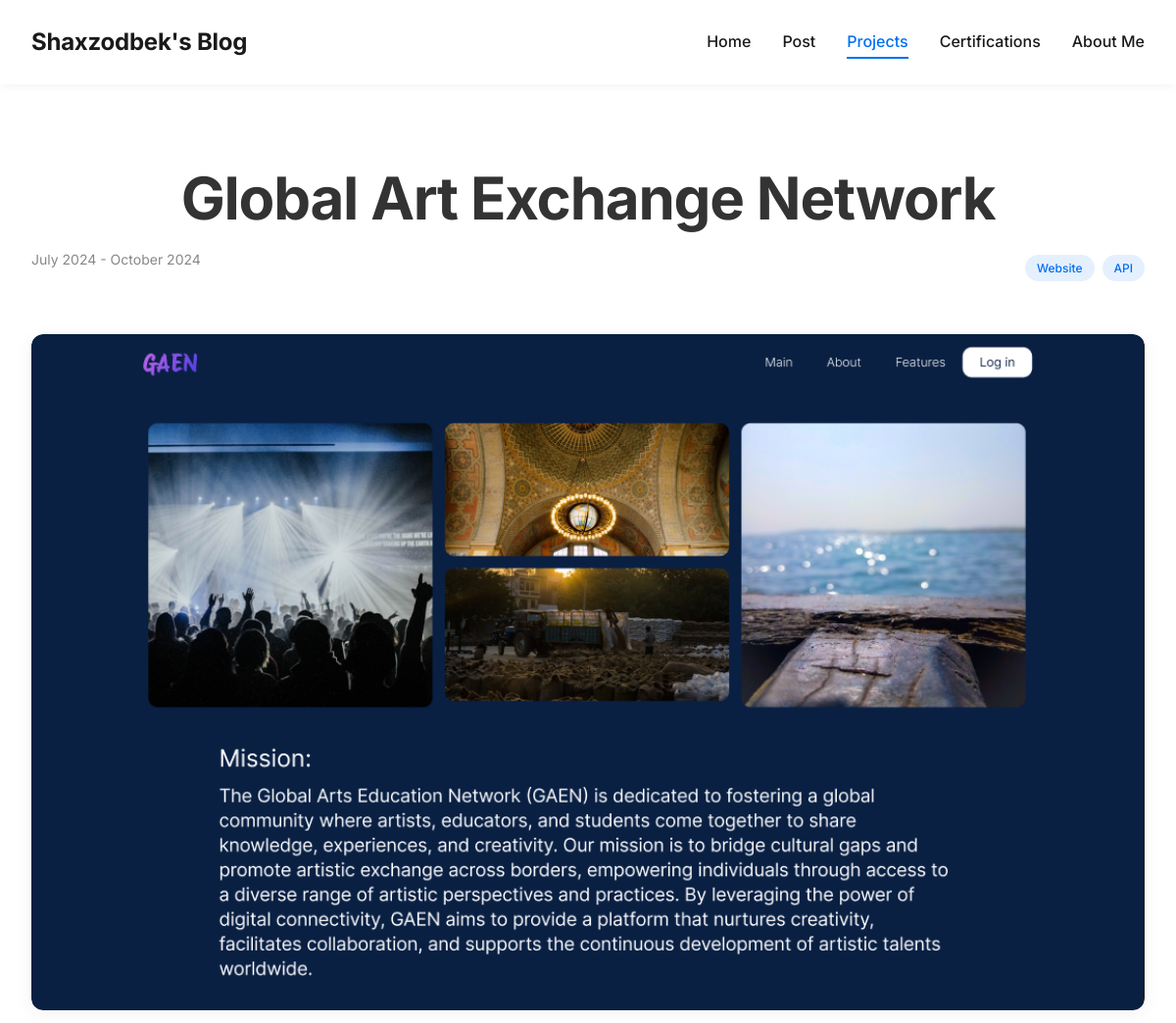
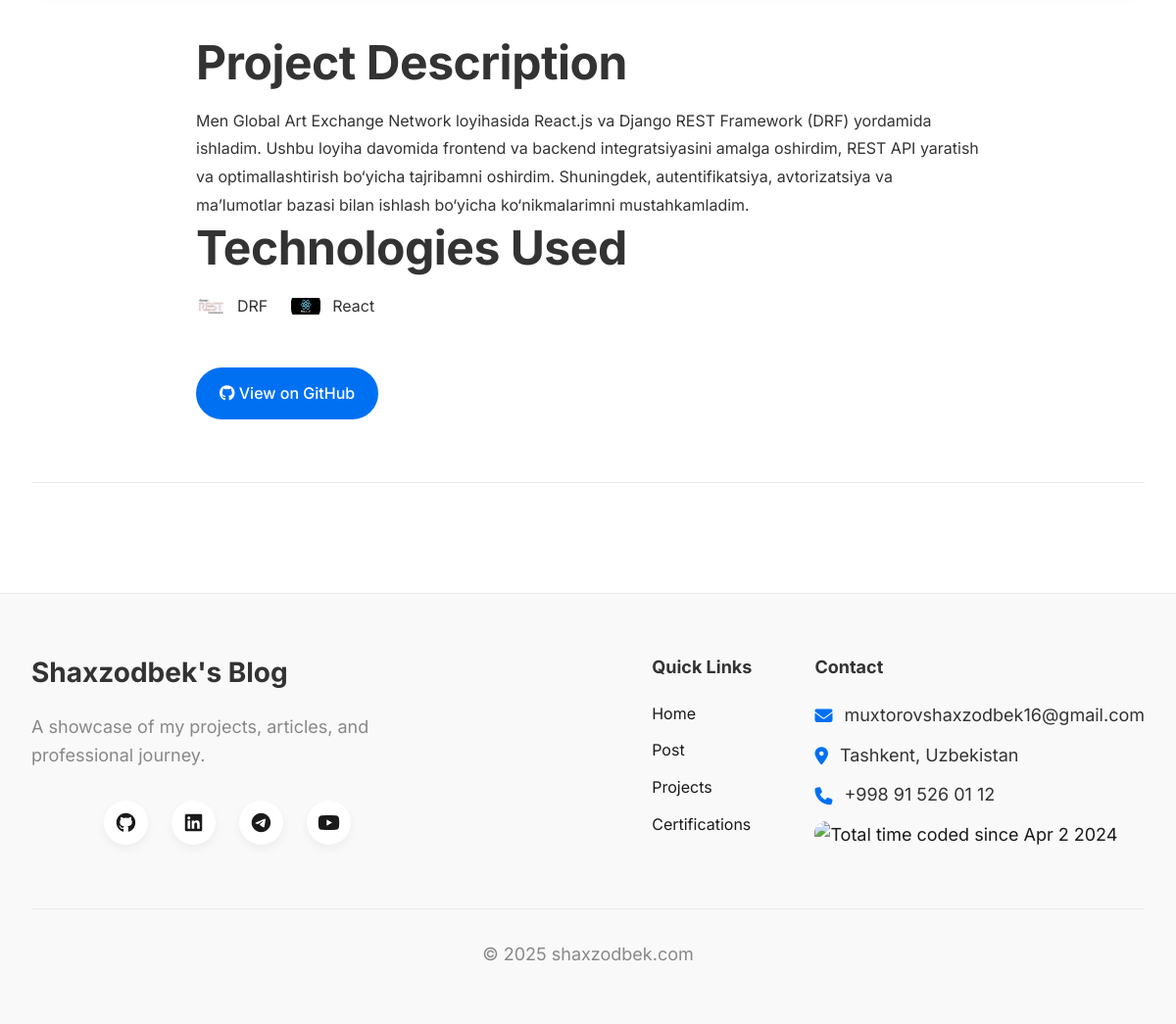
The page /projects/global-art-exchange-network/ on the database its author committed (2 pictures, top to bottom).
### blog/models.py (models this page shows, shortened)
class Project(models.Model):
    name = models.CharField(max_length=100, unique=True)
    slug = models.SlugField(max_length=100, unique=True, blank=True)
    description = models.TextField(null=True, blank=True)
    image = models.ImageField(upload_to="blog/projects/%Y/%m/%d", null=True, blank=True)
    programming_languages = models.ManyToManyField(ProgrammingLanguage)
    link_to_project = models.URLField(null=True, blank=True)
    github_link = models.URLField(null=True, blank=True)
    started_from = models.DateTimeField()
    ended_at = models.DateTimeField()
    type = models.ManyToManyField(Type)
    @property
    def next(self):
        next_project = (
            Project.objects.filter(started_from__lt=self.started_from)
            .order_by("-started_from")
            .first()
        )
        return next_project
    @property
    def previous(self):
        prev_project = (
            Project.objects.filter(started_from__gt=self.started_from)
            .order_by("started_from")
            .first()
        )
        return prev_project
    class Meta:
        ordering = ["-started_from"]
        db_table = "projects"

class Type(models.Model):
    name = models.CharField(max_length=100)
    slug = models.SlugField(max_length=100, unique=True, blank=True)
    class Meta:
        ordering = ["id"]
        db_table = "types"

class ProgrammingLanguage(models.Model):
    name = models.CharField(max_length=100, unique=True)
    slug = models.SlugField(max_length=100, unique=True, blank=True)
    image = models.ImageField(
        upload_to="blog/programming_languages/%Y/%m/%d", null=True, blank=True
    )
    knowing_percentage = models.FloatField(default=0)
    started_from = models.DateTimeField()
    class Meta:
        ordering = ["-started_from"]
        db_table = "programming_languages"

### blog/views.py (the view)
# urls.py: path("projects/<slug:slug>/", project_detail, name="project_detail"),
def project_detail(request, slug):
    return detail_view(request, Project, slug, "blog/project_detail.html")

### blog/views.py (called while the page is built)
def detail_view(request, model, slug, template):
    obj = get_object_or_404(model, slug=slug)
    context = {
        model.__name__.lower(): obj,
        f"next_{model.__name__.lower()}": getattr(obj, "next", None),
        f"previous_{model.__name__.lower()}": getattr(obj, "previous", None),
    }
    return render(request, template, context)

### templates/blog/project_detail.html (shortened to what this page needs)
{% extends "base.html" %}
{% block content %}
    <section class="project-detail">
        <div class="container">
            <header class="project-header">
                <h1>{{ project.name }}</h1>
                <div class="project-meta">
                    <span class="project-date">{{ project.started_from|date:"F Y" }} - {% if project.ended_at %}
                        {{ project.ended_at|date:"F Y" }}{% else %}Present{% endif %}</span>
                    <div class="project-types">
                        {% for type in project.type.all %}
                            <span class="type-badge">{{ type.name }}</span>
                        {% endfor %}
                    </div>
                </div>
            </header>
            {% if project.image %}
                <div class="project-featured-image">
                    <img src="{{ project.image.url }}" alt="{{ project.name }}">
                </div>
            {% endif %}
            <div class="project-body">
                <h2>Project Description</h2>
                <div class="project-description">
                    {{ project.description|safe }}
                </div>
                <h2>Technologies Used</h2>
                <div class="project-technologies">
                    {% for language in project.programming_languages.all %}
                        <div class="technology-item">
                            {% if language.image %}
                                <img src="{{ language.image.url }}" alt="{{ language.name }}">
                            {% endif %}
                            <span>{{ language.name }}</span>
                        </div>
                    {% empty %}
                        <p>No technologies are listed.</p>
                    {% endfor %}
                </div>
                <div class="project-links">
                    {% if project.github_link %}
                        <a href="{{ project.github_link }}" target="_blank" class="button github-button"><i
                                class="fab fa-github"></i> View on GitHub</a>
                    {% endif %}
                </div>
            </div>
            <div class="project-navigation">
            </div>
        </div>
    </section>
{% endblock %}

### static/blog/css/styles.css (style rules this page uses)
:root { --primary-color: #0070f3; --secondary-color: #0366d6; --dark-color: #1a1a1a; --light-color: #ffffff; --gray-color: #888888; --bg-color: #ffffff; --text-color: #333333; --border-color: #eaeaea; --card-bg: #ffffff; --section-bg: #f9f9f9; --shadow: 0 4px 20px rgba(0, 0, 0, 0.05); --radius: 12px; --transition: all 0.3s ease; --font-sans: 'Inter', -apple-system, BlinkMacSystemFont, 'Segoe UI', Roboto, Oxygen, Ubuntu, Cantarell, 'Open Sans', 'Helvetica Neue', sans-serif; }
* { margin: 0; padding: 0; box-sizing: border-box; }
html { scroll-behavior: smooth; }
body { font-family: var(--font-sans), serif; color: var(--text-color); background-color: var(--bg-color); line-height: 1.6; font-size: 16px; overflow-x: hidden; }
.container { max-width: 1200px; margin: 0 auto; padding: 0 2rem; }
a { color: var(--dark-color); text-decoration: none; transition: var(--transition); }
img { max-width: 100%; height: auto; border-radius: var(--radius); display: block; }
h1, h2, h3, h4, h5, h6 { font-weight: 700; line-height: 1.2; margin-bottom: 1rem; }
h1 { font-size: clamp(2.5rem, 5vw, 4rem); letter-spacing: -0.02em; }
h2 { font-size: clamp(2rem, 4vw, 3rem); letter-spacing: -0.01em; }
.button { display: inline-block; background-color: var(--primary-color); color: white; padding: 0.75rem 1.5rem; border-radius: 30px; font-weight: 500; transition: var(--transition); }
section { padding: 5rem 0; }
.article-date, .certification-date, .project-date { font-size: 0.875rem; color: var(--gray-color); margin-bottom: 1rem; }
.project-meta { display: flex; flex-wrap: wrap; justify-content: space-between; align-items: center; margin-bottom: 1rem; }
.project-types { display: flex; flex-wrap: wrap; gap: 0.5rem; }
.type-badge { display: inline-block; background-color: rgba(0, 112, 243, 0.1); color: var(--primary-color); padding: 0.25rem 0.75rem; border-radius: 20px; font-size: 0.75rem; font-weight: 500; }
.project-links { display: flex; flex-wrap: wrap; gap: 1rem; margin-top: 1.5rem; }
.article-detail, .project-detail, .certification-detail { padding: 5rem 0; }
.article-header, .project-header, .certification-header { text-align: center; margin-bottom: 3rem; }
.article-featured-image, .project-featured-image, .certification-image { margin-bottom: 3rem; border-radius: var(--radius); overflow: hidden; box-shadow: var(--shadow); }
.article-featured-image img, .project-featured-image img, .certification-image img { width: 100%; height: auto; object-fit: cover; }
.article-body, .project-body, .certification-description { max-width: 800px; margin: 0 auto; line-height: 1.8; }
.article-navigation, .project-navigation, .certification-navigation { display: flex; justify-content: space-between; margin-top: 4rem; padding-top: 2rem; border-top: 1px solid var(--border-color); }
.project-technologies { display: flex; flex-wrap: wrap; gap: 1.5rem; margin-bottom: 3rem; }
.technology-item { display: flex; align-items: center; gap: 0.75rem; }
.technology-item img { width: 30px; height: 30px; object-fit: contain; }

### rows shown on the page
Project: name "Global Art Exchange Network", started_from "July 2024", ended_at "October 2024", image (picture), description "Men Global Art Exchange Network loyihasida React.js va Django REST Framework (DRF) yordamida ishladim. Ushbu loyiha davomida frontend va backend integratsiyasini amalga oshirdim, REST API yaratish va optimallashtirish bo‘yicha tajribamni oshirdim. Shuningdek, autentifikatsiya, avtorizatsiya va ma’lumotlar bazasi bilan ishlash bo‘yicha ko‘nikmalarimni mustahkamladim."
Type: name "Website"
Type: name "API"
ProgrammingLanguage: image (picture), name "DRF"
ProgrammingLanguage: image (picture), name "React"
